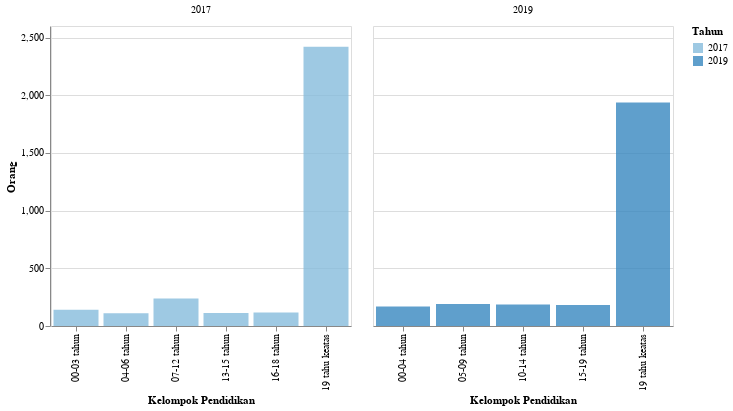

The notebook cell saved with this chart:
### Markdown cell above
<h2> Kelompok Usia Pendidikan</h2>

### Code cell
df_3 = data('Kelompok Pendidikan')
plot3 = plot_2(df_3,'Orang','Kelompok Pendidikan',300)
plot3

### Figure 1 — Vega-Lite specification as saved in the notebook (floating-point values rounded to 4 significant figures)
{"config": {"view": {"continuousWidth": 400, "continuousHeight": 300}}, "data": {"name": "data-b70030e8608b220fcc15d87adb2cdbd0"}, "mark": {"type": "bar", "opacity": 0.8}, "encoding": {"color": {"condition": {"type": "ordinal", "field": "Tahun", "selection": "selector005"}, "value": "lightgray"}, "column": {"type": "ordinal", "field": "Tahun", "title": ""}, "tooltip": [{"type": "quantitative", "field": "Tahun"}, {"type": "nominal", "field": "Keterangan"}, {"type": "nominal", "field": "N"}, {"type": "nominal", "field": "Satuan"}], "x": {"type": "ordinal", "field": "Keterangan", "title": "Kelompok Pendidikan"}, "y": {"type": "quantitative", "axis": {"tickMinStep": 1}, "field": "N", "title": "Orang"}}, "resolve": {"scale": {"x": "independent"}}, "selection": {"selector005": {"type": "single", "encodings": ["x", "color"]}, "selector006": {"type": "interval", "bind": "scales", "encodings": ["x", "y"]}}, "width": 300, "$schema": "https://vega.github.io/schema/vega-lite/v4.8.1.json", "datasets": {"data-b70030e8608b220fcc15d87adb2cdbd0": [{"Tahun": 2017, "Kode": 1, "Data": "Kependudukan", "Kode Kategori": 1.5, "Kategori": "Kelompok Pendidikan", "Keterangan": "00-03 tahun", "N": "141", "Satuan": "Orang"}, {"Tahun": 2017, "Kode": 1, "Data": "Kependudukan", "Kode Kategori": 1.5, "Kategori": "Kelompok Pendidikan", "Keterangan": "04-06 tahun", "N": "111", "Satuan": "Orang"}, {"Tahun": 2017, "Kode": 1, "Data": "Kependudukan", "Kode Kategori": 1.5, "Kategori": "Kelompok Pendidikan", "Keterangan": "07-12 tahun", "N": "239", "Satuan": "Orang"}, {"Tahun": 2017, "Kode": 1, "Data": "Kependudukan", "Kode Kategori": 1.5, "Kategori": "Kelompok Pendidikan", "Keterangan": "13-15 tahun", "N": "112", "Satuan": "Orang"}, {"Tahun": 2017, "Kode": 1, "Data": "Kependudukan", "Kode Kategori": 1.5, "Kategori": "Kelompok Pendidikan", "Keterangan": "16-18 tahun", "N": "116", "Satuan": "Orang"}, {"Tahun": 2017, "Kode": 1, "Data": "Kependudukan", "Kode Kategori": 1.5, "Kategori": "Kelompok Pendidikan", "Keterangan": "19 tahu keatas", "N": "2420", "Satuan": "Orang"}, {"Tahun": 2019, "Kode": 1, "Data": "Kependudukan", "Kode Kategori": 1.5, "Kategori": "Kelompok Pendidikan", "Keterangan": "00-04 tahun", "N": 170.0, "Satuan": "Orang"}, {"Tahun": 2019, "Kode": 1, "Data": "Kependudukan", "Kode Kategori": 1.5, "Kategori": "Kelompok Pendidikan", "Keterangan": "05-09 tahun", "N": 190.0, "Satuan": "Orang"}, {"Tahun": 2019, "Kode": 1, "Data": "Kependudukan", "Kode Kategori": 1.5, "Kategori": "Kelompok Pendidikan", "Keterangan": "10-14 tahun", "N": 187.0, "Satuan": "Orang"}, {"Tahun": 2019, "Kode": 1, "Data": "Kependudukan", "Kode Kategori": 1.5, "Kategori": "Kelompok Pendidikan", "Keterangan": "15-19 tahun", "N": 183.0, "Satuan": "Orang"}, {"Tahun": 2019, "Kode": 1, "Data": "Kependudukan", "Kode Kategori": 1.5, "Kategori": "Kelompok Pendidikan", "Keterangan": "19 tahu keatas", "N": 1936.0, "Satuan": "Orang"}]}}
